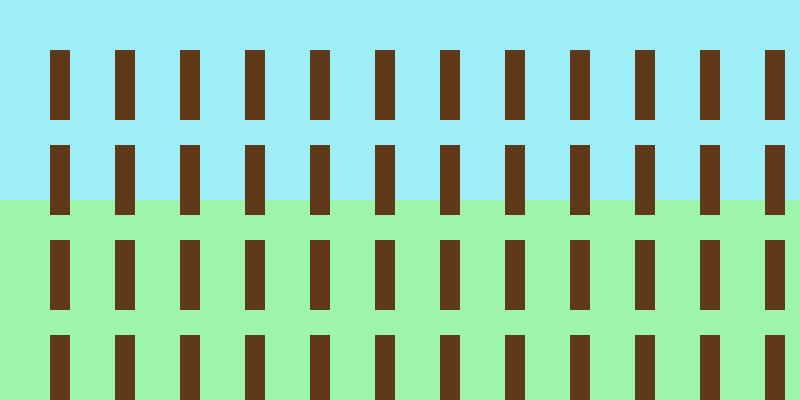
Frame 1 (no input)
Frame 60 (the mouse pressed at the canvas centre just before this capture): identical to frame 1, image omitted
Frame 120 (the mouse held since frame 60 and released just before this capture): identical to frame 1, image omitted

The Processing sketch that drew this single still picture (run headless with seeded random() and noise(); from frame 60 on, the mouse is pressed at the canvas centre):

// Processing sketch: tree_pde
// ── tree_pde.pde
color leafColour, trunkColour;
float x, y;

void setup()
{
  size(800, 400);
  noStroke();
  leafColour  = color(82, 144, 97);
  trunkColour = color(95, 57, 26);

}

void draw()
{
  background(157, 238, 247);  // Sky
  fill(156, 245, 170);        // Ground
  rect(0, height/2, width, height/2);

  for (float xPos = 50; xPos < width; xPos = xPos + 65){
    for(float j = 50; j < 400; j = j+95){
      {
        drawTree(xPos , j);
      }
    }
 
  }
}


void drawTree(float treeX, float treeY)
{
  fill(trunkColour);
  rect(treeX, treeY, 20, 70);
  fill(leafColour);
  ellipse(treeX + 10, treeY-30, x, y);
}
